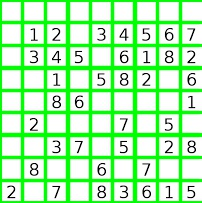
#> input picture hough.jpg, 202 x 203 px, given in place of the camera
$ jupyter execute --allow-errors Real-Time-Sudoku-Solver.ipynb
#> lines starting #> are read from the running program, lines starting #| are printed output that depends on the picture; after the words box and inside, x2 and y2 are one past the last pixel; in counts of white or black regions, pixels touching at a corner belong together
[cell 1]
import cv2
import numpy as np
import operator
from imutils import contours
import imutils
import import_ipynb
from sudokosolver import solveSudoku
from matplotlib import pyplot as plt
import tensorflow as tf
from tensorflow import keras

#> (a cell that did not finish here is left out)

[cell 3]
def display_predList(predList):
    predicted_digits = []
    for i in range(len(predList)):
        for j in range(len(predList)):
            predicted_digits.append(predList[j][i])

    return predicted_digits

[cell 4]
margin = 10
case = 28 + 2*margin
perspective_size = 9*case

cap = cv2.VideoCapture(0)

flag = 0
ans = 0

while True:
    ret, frame=cap.read()
#> frame is the input picture: shape (203, 202, 3); mean B, G, R 171.2, 242.2, 170.9
    p_frame = frame.copy()

    gray=cv2.cvtColor(frame, cv2.COLOR_BGR2GRAY)
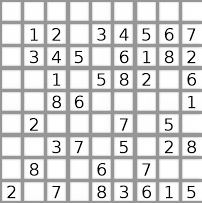
#> gray: shape (203, 202); min 0, max 255, mean 212.8
    gray=cv2.GaussianBlur(gray, (5, 5), 0)
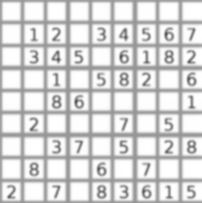
#> gray: shape (203, 202); min 82, max 255, mean 212.8
    thresh=cv2.adaptiveThreshold(gray, 255, cv2.ADAPTIVE_THRESH_GAUSSIAN_C, cv2.THRESH_BINARY_INV, 9, 2)
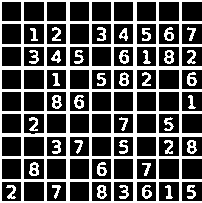
#> thresh: shape (203, 202); 33.6% white; 41 white regions

    contours_, hierarchy = cv2.findContours(thresh, cv2.RETR_TREE, cv2.CHAIN_APPROX_SIMPLE)
#> contours_ = 133 contours, 13 with area under 20; largest, box (x1, y1, x2, y2) and area: (0, 0, 202, 203) 36971, (158, 158, 180, 180) 439, (23, 158, 45, 180) 439, (158, 23, 180, 45) 439, (23, 23, 45, 45) 439
    contour = None
    maxArea = 0
    ### Finding the largest contour in the image ####
    for c in contours_:
        area = cv2.contourArea(c)

        if area > 25000:
            peri = cv2.arcLength(c, True)
            polygon = cv2.approxPolyDP(c, 0.01*peri, True)

            if area>maxArea and len(polygon)==4:
                contour = polygon
                maxArea = area
#> this loop made 133 passes
#> (area, peri) on pass 10: (36971, 1155.5)
#> area on passes 1, 2, 5, 6, 7, 8: 48.5, 93.5, 36.5, 79, 23.5, 45
#> after the loop, maxArea = 0

    if contour is not None:
        cv2.drawContours(frame, [contour], 0, (0, 255, 0), 2)
        points = np.vstack(contour).squeeze()
        points = sorted(points, key=operator.itemgetter(1))

        if points[0][0]<points[1][0]:
            if points[3][0]<points[2][0]:
                pts1 = np.float32([points[0], points[1], points[3], points[2]])
            else:
                pts1 = np.float32([points[0], points[1], points[2], points[3]])
        else:
            if points[3][0]<points[2][0]:
                pts1 = np.float32([points[1], points[0], points[3], points[2]])
            else:
                pts1 = np.float32([points[1], points[0], points[2], points[3]])

        pts2 = np.float32([[0, 0], [perspective_size, 0], [0, perspective_size], [perspective_size, perspective_size]])
        matrix = cv2.getPerspectiveTransform(pts1, pts2)
        perspective_window =cv2.warpPerspective(p_frame, matrix, (perspective_size, perspective_size))
        result = perspective_window.copy()

        p_window = cv2.cvtColor(perspective_window, cv2.COLOR_BGR2GRAY)
        p_window = cv2.GaussianBlur(p_window, (5, 5), 0)
        p_window = cv2.adaptiveThreshold(p_window, 255, cv2.ADAPTIVE_THRESH_GAUSSIAN_C, cv2.THRESH_BINARY_INV, 9, 2)
        vertical_kernel = cv2.getStructuringElement(cv2.MORPH_RECT,(5,5))
        p_window = cv2.morphologyEx(p_window, cv2.MORPH_CLOSE, vertical_kernel)
        lines = cv2.HoughLinesP(p_window, 1, np.pi/180, 120, minLineLength=40, maxLineGap=10)
        for line in lines:
            x1, y1, x2, y2 = line[0]
            cv2.line(perspective_window, (x1, y1), (x2, y2), (0, 255, 0), 2)

        invert = 255 - p_window
        invert_window = invert.copy()

        invert_window = invert_window /255
        i = 0

        if flag != 1:
            predicted_digits = []
            pixels_sum = []

        for y in range(9):
            predicted_line = []
            for x in range(9):
                        y2min = y*case+margin
                        y2max = (y+1)*case-margin
                        x2min = x*case+margin
                        x2max = (x+1)*case-margin

                        image = invert_window[y2min:y2max, x2min:x2max]

                        img = cv2.resize(image,(28,28))
                        img = img.reshape((1,28,28,1))

                        pixel_sum = np.sum(img)
                        pixels_sum.append(pixel_sum)

                        pred = new_model.predict(img)
                        predicted_digit = pred.argmax()

                        if pixel_sum > 775.0:
                            predicted_digit = 0

                        predicted_line.append(predicted_digit)

                        if flag == 1:
                            ans = 1
                            x_pos = int((x2min + x2max)/ 2)+10
                            y_pos = int((y2min + y2max)/ 2)-5
                            image = cv2.putText(result, str(pred_digits[i]), (y_pos, x_pos), cv2.FONT_HERSHEY_SIMPLEX,
                            1, (255, 0, 0), 2, cv2.LINE_AA)

                        i = i + 1

            if flag != 1:
                predicted_digits.append(predicted_line)


        print(predicted_digits)

        ans = solveSudoku(predicted_digits)
        print(ans)
        if ans==True:
            flag = 1
            pred_digits = display_predList(predicted_digits)


            if ans == 1:
                cv2.imshow("Result", result)
                frame = cv2.warpPerspective(result, matrix, (perspective_size, perspective_size), flags=cv2.WARP_INVERSE_MAP)

        cv2.imshow("frame", frame)
        cv2.imshow('P-Window', p_window)
        cv2.imshow('Invert', invert)


    cv2.imshow("frame", frame)


    key=cv2.waitKey(1)&0xFF
#> (key q is pressed here)
    if key==ord('q'):
        break

cap.release()
cv2.destroyAllWindows()

$ run again, on easy.png
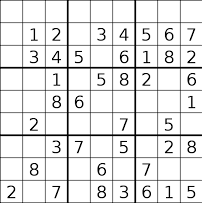
#> input picture easy.png, 202 x 203 px, given in place of the camera
#> frame is the input picture: shape (203, 202, 3); min 0, max 255, mean 227.8
#> `gray=cv2.GaussianBlur(gray, (5, 5), 0)`:
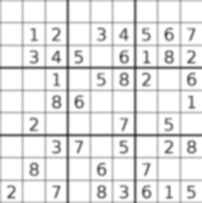
#> gray: shape (203, 202); min 54, max 255, mean 228.4
#> `thresh=cv2.adaptiveThreshold(gray, 255, cv2.ADAPTIVE_THRESH_GAUSSIAN_C..`:
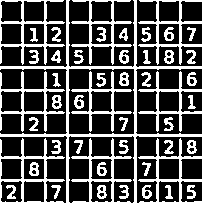
#> thresh: shape (203, 202); 30.2% white; 50 white regions
#> contours_ = 91 contours, 11 with area under 20; largest, box (x1, y1, x2, y2) and area: (0, 0, 202, 203) 5967, (68, 68, 135, 135) 4338, (0, 0, 65, 65) 2261, (0, 138, 65, 203) 2257, (138, 0, 202, 65) 1374
#> the loop `for c in contours_:` made 91 passes
#> area on passes 1 to 8: 49.5, 76.5, 23.5, 49.5, 40, 36, 95, 20
#> after the loop `for c in contours_:`: maxArea = 0
